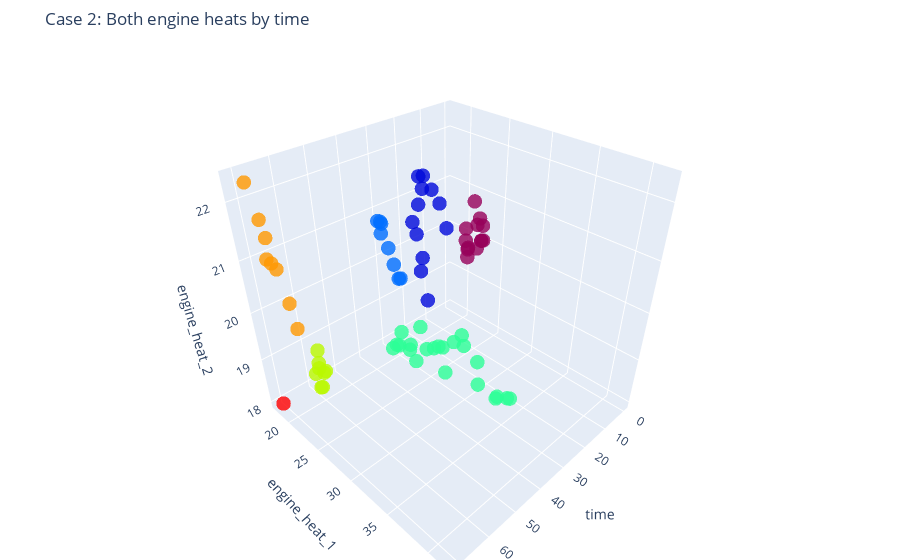

The code cell stored with this chart in its notebook:
### Markdown cell above
### Plot 3D

### Code cell
#Plot both engine heats by time in 3D plot
importlib.reload(m)
importlib.reload(c)
m.plot_heat_3d(df_case2, plot_title="Case 2: Both engine heats by time")

### Figure 1 — Plotly figure (JSON) as saved in the notebook; plotly's stock layout.template omitted (floating-point values rounded to 4 significant figures)
{"data": [{"marker": {"color": [1, 1, 1, 1, 1, 1, 1, 1, 1, 1, 1, 1, 1, 2, 2, 2, 2, 2, 2, 2, 2, 2, 2, 2, 2, 3, 3, 3, 3, 3, 3, 3, 3, 4, 4, 4, 4, 4, 4, 4, 4, 4, 4, 4, 4, 4, 4, 4, 4, 4, 4, 4, 4, 4, 4, 5, 5, 5, 5, 5, 5, 5, 5, 6, 6, 6, 6, 6, 6, 6, 6, 7], "colorscale": [[0, "rgb(150,0,90)"], [0.125, "rgb(0,0,200)"], [0.25, "rgb(0,25,255)"], [0.375, "rgb(0,152,255)"], [0.5, "rgb(44,255,150)"], [0.625, "rgb(151,255,0)"], [0.75, "rgb(255,234,0)"], [0.875, "rgb(255,111,0)"], [1, "rgb(255,0,0)"]], "opacity": 0.8, "size": 5, "symbol": "circle"}, "mode": "markers", "text": ["Cluster id: 1<br>Cluster rank: 7", "Cluster id: 1<br>Cluster rank: 7", "Cluster id: 1<br>Cluster rank: 7", "Cluster id: 1<br>Cluster rank: 7", "Cluster id: 1<br>Cluster rank: 7", "Cluster id: 1<br>Cluster rank: 7", "Cluster id: 1<br>Cluster rank: 7", "Cluster id: 1<br>Cluster rank: 7", "Cluster id: 1<br>Cluster rank: 7", "Cluster id: 1<br>Cluster rank: 7", "Cluster id: 1<br>Cluster rank: 7", "Cluster id: 1<br>Cluster rank: 7", "Cluster id: 1<br>Cluster rank: 7", "Cluster id: 2<br>Cluster rank: 6", "Cluster id: 2<br>Cluster rank: 6", "Cluster id: 2<br>Cluster rank: 6", "Cluster id: 2<br>Cluster rank: 6", "Cluster id: 2<br>Cluster rank: 6", "Cluster id: 2<br>Cluster rank: 6", "Cluster id: 2<br>Cluster rank: 6", "Cluster id: 2<br>Cluster rank: 6", "Cluster id: 2<br>Cluster rank: 6", "Cluster id: 2<br>Cluster rank: 6", "Cluster id: 2<br>Cluster rank: 6", "Cluster id: 2<br>Cluster rank: 6", "Cluster id: 3<br>Cluster rank: 4", "Cluster id: 3<br>Cluster rank: 4", "Cluster id: 3<br>Cluster rank: 4", "Cluster id: 3<br>Cluster rank: 4", "Cluster id: 3<br>Cluster rank: 4", "Cluster id: 3<br>Cluster rank: 4", "Cluster id: 3<br>Cluster rank: 4", "Cluster id: 3<br>Cluster rank: 4", "Cluster id: 4<br>Cluster rank: 11", "Cluster id: 4<br>Cluster rank: 11", "Cluster id: 4<br>Cluster rank: 11", "Cluster id: 4<br>Cluster rank: 11", "Cluster id: 4<br>Cluster rank: 11", "Cluster id: 4<br>Cluster rank: 11", "Cluster id: 4<br>Cluster rank: 11", "Cluster id: 4<br>Cluster rank: 11", "Cluster id: 4<br>Cluster rank: 11", "Cluster id: 4<br>Cluster rank: 11", "Cluster id: 4<br>Cluster rank: 11", "Cluster id: 4<br>Cluster rank: 11", "Cluster id: 4<br>Cluster rank: 11", "Cluster id: 4<br>Cluster rank: 11", "Cluster id: 4<br>Cluster rank: 11", "Cluster id: 4<br>Cluster rank: 11", "Cluster id: 4<br>Cluster rank: 11", "Cluster id: 4<br>Cluster rank: 11", "Cluster id: 4<br>Cluster rank: 11", "Cluster id: 4<br>Cluster rank: 11", "Cluster id: 4<br>Cluster rank: 11", "Cluster id: 4<br>Cluster rank: 11", "Cluster id: 5<br>Cluster rank: 4", "Cluster id: 5<br>Cluster rank: 4", "Cluster id: 5<br>Cluster rank: 4", "Cluster id: 5<br>Cluster rank: 4", "Cluster id: 5<br>Cluster rank: 4", "Cluster id: 5<br>Cluster rank: 4", "Cluster id: 5<br>Cluster rank: 4", "Cluster id: 5<br>Cluster rank: 4", "Cluster id: 6<br>Cluster rank: 4", "Cluster id: 6<br>Cluster rank: 4", "Cluster id: 6<br>Cluster rank: 4", "Cluster id: 6<br>Cluster rank: 4", "Cluster id: 6<br>Cluster rank: 4", "Cluster id: 6<br>Cluster rank: 4", "Cluster id: 6<br>Cluster rank: 4", "Cluster id: 6<br>Cluster rank: 4", "Cluster id: 7<br>Cluster rank: 1"], "type": "scatter3d", "x": [0, 1, 2, 3, 4, 5, 6, 7, 8, 9, 10, 11, 12, 13, 14, 15, 16, 17, 18, 19, 20, 21, 22, 23, 24, 25, 26, 27, 28, 29, 30, 31, 32, 33, 34, 35, 36, 37, 38, 39, 40, 41, 42, 43, 44, 45, 46, 47, 48, 49, 50, 51, 52, 53, 54, 55, 56, 57, 58, 59, 60, 61, 62, 63, 64, 65, 66, 67, 68, 69, 70, 71], "y": [20.24, 20.58, 21.23, 21.49, 21.78, 23.43, 24.59, 24.64, 23.91, 25.4, 25.29, 25.86, 25.58, 18.52, 17.88, 18.6, 18.13, 17.9, 19.28, 20.28, 20.18, 21.22, 22.72, 24.13, 25.38, 18.73, 18.83, 18.56, 18.25, 17.79, 18.06, 18.51, 18.52, 20.07, 21.57, 21.59, 22.9, 24.5, 25.03, 26.18, 28.13, 27.71, 29.85, 31.64, 31.16, 32.01, 33.7, 35.15, 35.22, 37.25, 37.68, 39.84, 40.22, 41.69, 41.69, 17.9, 18.13, 17.9, 18.64, 19.02, 19.72, 19.44, 20.66, 18.56, 18.57, 17.97, 17.88, 17.83, 19.07, 19.24, 18.72, 18.06], "z": [19.81, 20.14, 19.77, 19.78, 19.65, 19.99, 20.28, 20.3, 21.08, 20.71, 20.87, 20.49, 20.81, 18.58, 19.27, 19.67, 20.19, 20.46, 20.94, 21.33, 21.58, 21.67, 21.52, 21.37, 21.01, 19.48, 19.51, 19.83, 20.19, 20.7, 20.54, 20.83, 20.87, 18.16, 18.42, 18.47, 18.95, 18.73, 18.94, 18.71, 19.23, 19.7, 19.51, 19.22, 19.75, 19.85, 20.17, 20.29, 20.52, 20.28, 19.95, 19.98, 20.11, 20.29, 20.34, 18.15, 18.17, 18.42, 18.84, 18.49, 18.15, 18.49, 18.34, 19.49, 20.05, 20.7, 20.84, 20.93, 21.43, 21.77, 22.35, 17.99]}], "layout": {"margin": {"b": 0, "l": 0, "r": 0, "t": 50}, "scene": {"xaxis": {"title": {"text": "time"}}, "yaxis": {"title": {"text": "engine_heat_1"}}, "zaxis": {"title": {"text": "engine_heat_2"}}}, "title": {"text": "Case 2: Both engine heats by time"}}}
